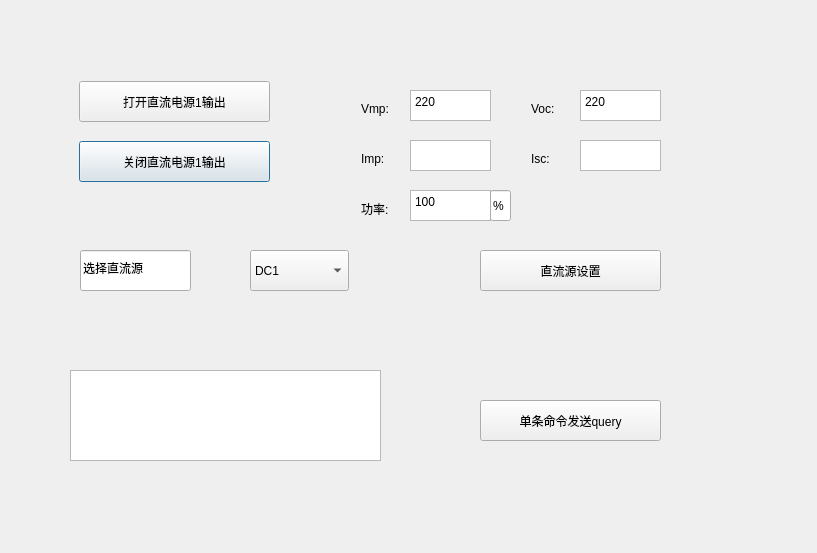
<?xml version="1.0" encoding="UTF-8"?>
<ui version="4.0">
 <class>Dialog_DC1_Setting</class>
 <widget class="QDialog" name="Dialog_DC1_Setting">
  <property name="geometry">
   <rect>
    <x>0</x>
    <y>0</y>
    <width>817</width>
    <height>553</height>
   </rect>
  </property>
  <property name="windowTitle">
   <string>DC1_Setting</string>
  </property>
  <property name="windowIcon">
   <iconset>
    <normaloff>logo.jpg</normaloff>logo.jpg</iconset>
  </property>
  <widget class="QPushButton" name="pushButton_SetDC1OFF">
   <property name="geometry">
    <rect>
     <x>79</x>
     <y>141</y>
     <width>191</width>
     <height>41</height>
    </rect>
   </property>
   <property name="text">
    <string>关闭直流电源1输出</string>
   </property>
  </widget>
  <widget class="QPushButton" name="pushButton_SetDC1ON">
   <property name="geometry">
    <rect>
     <x>79</x>
     <y>81</y>
     <width>191</width>
     <height>41</height>
    </rect>
   </property>
   <property name="text">
    <string>打开直流电源1输出</string>
   </property>
  </widget>
  <widget class="QPushButton" name="pushButton_SendMessage">
   <property name="geometry">
    <rect>
     <x>480</x>
     <y>250</y>
     <width>181</width>
     <height>41</height>
    </rect>
   </property>
   <property name="text">
    <string>直流源设置</string>
   </property>
  </widget>
  <widget class="QPushButton" name="pushButton_SendQueryMessage">
   <property name="geometry">
    <rect>
     <x>480</x>
     <y>400</y>
     <width>181</width>
     <height>41</height>
    </rect>
   </property>
   <property name="text">
    <string>单条命令发送query</string>
   </property>
  </widget>
  <widget class="QTextEdit" name="textEdit_ReturnMessage">
   <property name="geometry">
    <rect>
     <x>70</x>
     <y>370</y>
     <width>311</width>
     <height>91</height>
    </rect>
   </property>
   <property name="html">
    <string>&lt;!DOCTYPE HTML PUBLIC &quot;-//W3C//DTD HTML 4.0//EN&quot; &quot;http://www.w3.org/TR/REC-html40/strict.dtd&quot;&gt;
&lt;html&gt;&lt;head&gt;&lt;meta name=&quot;qrichtext&quot; content=&quot;1&quot; /&gt;&lt;style type=&quot;text/css&quot;&gt;
p, li { white-space: pre-wrap; }
&lt;/style&gt;&lt;/head&gt;&lt;body style=&quot; font-family:'宋体'; font-size:10pt; font-weight:400; font-style:normal;&quot;&gt;
&lt;p style=&quot;-qt-paragraph-type:empty; margin-top:0px; margin-bottom:0px; margin-left:0px; margin-right:0px; -qt-block-indent:0; text-indent:0px; font-family:'SimSun'; font-size:9pt;&quot;&gt;&lt;br /&gt;&lt;/p&gt;&lt;/body&gt;&lt;/html&gt;</string>
   </property>
  </widget>
  <widget class="QTextEdit" name="textEdit_Vmp">
   <property name="geometry">
    <rect>
     <x>410</x>
     <y>90</y>
     <width>81</width>
     <height>31</height>
    </rect>
   </property>
   <property name="html">
    <string>&lt;!DOCTYPE HTML PUBLIC &quot;-//W3C//DTD HTML 4.0//EN&quot; &quot;http://www.w3.org/TR/REC-html40/strict.dtd&quot;&gt;
&lt;html&gt;&lt;head&gt;&lt;meta name=&quot;qrichtext&quot; content=&quot;1&quot; /&gt;&lt;style type=&quot;text/css&quot;&gt;
p, li { white-space: pre-wrap; }
&lt;/style&gt;&lt;/head&gt;&lt;body style=&quot; font-family:'宋体'; font-size:10pt; font-weight:400; font-style:normal;&quot;&gt;
&lt;p style=&quot; margin-top:0px; margin-bottom:0px; margin-left:0px; margin-right:0px; -qt-block-indent:0; text-indent:0px;&quot;&gt;&lt;span style=&quot; font-family:'SimSun'; font-size:9pt;&quot;&gt;220&lt;/span&gt;&lt;/p&gt;&lt;/body&gt;&lt;/html&gt;</string>
   </property>
  </widget>
  <widget class="QLabel" name="label">
   <property name="geometry">
    <rect>
     <x>361</x>
     <y>99</y>
     <width>41</width>
     <height>20</height>
    </rect>
   </property>
   <property name="text">
    <string>Vmp:</string>
   </property>
  </widget>
  <widget class="QLabel" name="label_2">
   <property name="geometry">
    <rect>
     <x>361</x>
     <y>149</y>
     <width>41</width>
     <height>20</height>
    </rect>
   </property>
   <property name="text">
    <string>Imp:</string>
   </property>
  </widget>
  <widget class="QTextEdit" name="textEdit_Imp">
   <property name="geometry">
    <rect>
     <x>410</x>
     <y>140</y>
     <width>81</width>
     <height>31</height>
    </rect>
   </property>
   <property name="html">
    <string>&lt;!DOCTYPE HTML PUBLIC &quot;-//W3C//DTD HTML 4.0//EN&quot; &quot;http://www.w3.org/TR/REC-html40/strict.dtd&quot;&gt;
&lt;html&gt;&lt;head&gt;&lt;meta name=&quot;qrichtext&quot; content=&quot;1&quot; /&gt;&lt;style type=&quot;text/css&quot;&gt;
p, li { white-space: pre-wrap; }
&lt;/style&gt;&lt;/head&gt;&lt;body style=&quot; font-family:'宋体'; font-size:10pt; font-weight:400; font-style:normal;&quot;&gt;
&lt;p style=&quot;-qt-paragraph-type:empty; margin-top:0px; margin-bottom:0px; margin-left:0px; margin-right:0px; -qt-block-indent:0; text-indent:0px; font-family:'SimSun'; font-size:9pt;&quot;&gt;&lt;br /&gt;&lt;/p&gt;&lt;/body&gt;&lt;/html&gt;</string>
   </property>
  </widget>
  <widget class="QLabel" name="label_3">
   <property name="geometry">
    <rect>
     <x>531</x>
     <y>99</y>
     <width>41</width>
     <height>20</height>
    </rect>
   </property>
   <property name="text">
    <string>Voc:</string>
   </property>
  </widget>
  <widget class="QTextEdit" name="textEdit_Isc">
   <property name="geometry">
    <rect>
     <x>580</x>
     <y>140</y>
     <width>81</width>
     <height>31</height>
    </rect>
   </property>
   <property name="html">
    <string>&lt;!DOCTYPE HTML PUBLIC &quot;-//W3C//DTD HTML 4.0//EN&quot; &quot;http://www.w3.org/TR/REC-html40/strict.dtd&quot;&gt;
&lt;html&gt;&lt;head&gt;&lt;meta name=&quot;qrichtext&quot; content=&quot;1&quot; /&gt;&lt;style type=&quot;text/css&quot;&gt;
p, li { white-space: pre-wrap; }
&lt;/style&gt;&lt;/head&gt;&lt;body style=&quot; font-family:'宋体'; font-size:10pt; font-weight:400; font-style:normal;&quot;&gt;
&lt;p style=&quot;-qt-paragraph-type:empty; margin-top:0px; margin-bottom:0px; margin-left:0px; margin-right:0px; -qt-block-indent:0; text-indent:0px; font-family:'SimSun'; font-size:9pt;&quot;&gt;&lt;br /&gt;&lt;/p&gt;&lt;/body&gt;&lt;/html&gt;</string>
   </property>
  </widget>
  <widget class="QLabel" name="label_4">
   <property name="geometry">
    <rect>
     <x>531</x>
     <y>149</y>
     <width>41</width>
     <height>20</height>
    </rect>
   </property>
   <property name="text">
    <string>Isc:</string>
   </property>
  </widget>
  <widget class="QTextEdit" name="textEdit_Voc">
   <property name="geometry">
    <rect>
     <x>580</x>
     <y>90</y>
     <width>81</width>
     <height>31</height>
    </rect>
   </property>
   <property name="html">
    <string>&lt;!DOCTYPE HTML PUBLIC &quot;-//W3C//DTD HTML 4.0//EN&quot; &quot;http://www.w3.org/TR/REC-html40/strict.dtd&quot;&gt;
&lt;html&gt;&lt;head&gt;&lt;meta name=&quot;qrichtext&quot; content=&quot;1&quot; /&gt;&lt;style type=&quot;text/css&quot;&gt;
p, li { white-space: pre-wrap; }
&lt;/style&gt;&lt;/head&gt;&lt;body style=&quot; font-family:'宋体'; font-size:10pt; font-weight:400; font-style:normal;&quot;&gt;
&lt;p style=&quot; margin-top:0px; margin-bottom:0px; margin-left:0px; margin-right:0px; -qt-block-indent:0; text-indent:0px;&quot;&gt;&lt;span style=&quot; font-family:'SimSun'; font-size:9pt;&quot;&gt;220&lt;/span&gt;&lt;/p&gt;&lt;/body&gt;&lt;/html&gt;</string>
   </property>
  </widget>
  <widget class="QLineEdit" name="lineEdit">
   <property name="geometry">
    <rect>
     <x>80</x>
     <y>250</y>
     <width>111</width>
     <height>41</height>
    </rect>
   </property>
   <property name="text">
    <string>选择直流源</string>
   </property>
  </widget>
  <widget class="QComboBox" name="comboBox_DC_Select">
   <property name="geometry">
    <rect>
     <x>250</x>
     <y>250</y>
     <width>99</width>
     <height>41</height>
    </rect>
   </property>
   <item>
    <property name="text">
     <string>DC1</string>
    </property>
   </item>
   <item>
    <property name="text">
     <string>DC2</string>
    </property>
   </item>
   <item>
    <property name="text">
     <string>DC3</string>
    </property>
   </item>
   <item>
    <property name="text">
     <string>DC4</string>
    </property>
   </item>
  </widget>
  <widget class="QTextEdit" name="textEdit_PF">
   <property name="geometry">
    <rect>
     <x>410</x>
     <y>190</y>
     <width>81</width>
     <height>31</height>
    </rect>
   </property>
   <property name="html">
    <string>&lt;!DOCTYPE HTML PUBLIC &quot;-//W3C//DTD HTML 4.0//EN&quot; &quot;http://www.w3.org/TR/REC-html40/strict.dtd&quot;&gt;
&lt;html&gt;&lt;head&gt;&lt;meta name=&quot;qrichtext&quot; content=&quot;1&quot; /&gt;&lt;style type=&quot;text/css&quot;&gt;
p, li { white-space: pre-wrap; }
&lt;/style&gt;&lt;/head&gt;&lt;body style=&quot; font-family:'宋体'; font-size:10pt; font-weight:400; font-style:normal;&quot;&gt;
&lt;p style=&quot; margin-top:0px; margin-bottom:0px; margin-left:0px; margin-right:0px; -qt-block-indent:0; text-indent:0px;&quot;&gt;&lt;span style=&quot; font-family:'SimSun'; font-size:9pt;&quot;&gt;100&lt;/span&gt;&lt;/p&gt;&lt;/body&gt;&lt;/html&gt;</string>
   </property>
  </widget>
  <widget class="QLabel" name="label_5">
   <property name="geometry">
    <rect>
     <x>361</x>
     <y>199</y>
     <width>41</width>
     <height>20</height>
    </rect>
   </property>
   <property name="text">
    <string>功率:</string>
   </property>
  </widget>
  <widget class="QLineEdit" name="lineEdit_2">
   <property name="geometry">
    <rect>
     <x>490</x>
     <y>190</y>
     <width>21</width>
     <height>31</height>
    </rect>
   </property>
   <property name="text">
    <string>%</string>
   </property>
  </widget>
 </widget>
 <resources/>
 <connections/>
</ui>
